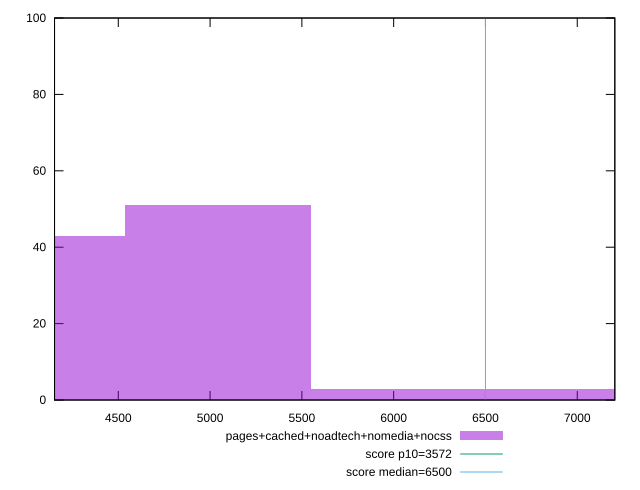

Write gnuplot code to recreate this figure.
reset

$pagesCachedNoadtechNomediaNocss <<EOF
5043.512107074078 51
4034.8096856592624 43
7060.916949903709 3
6052.214528488894 3
EOF

set key outside below
set boxwidth 1008.7024214148156
set xrange [4152.75:7204.623]
set yrange [0:100]
set trange [0:100]
set style fill transparent solid 0.5 noborder

set parametric
set terminal svg size 640, 490 enhanced background rgb 'white'
set output "report_00014_2021-02-09T15:56:05.503Z/first-cpu-idle/comparison/histogram/4_vs_5.svg"

plot $pagesCachedNoadtechNomediaNocss title "pages+cached+noadtech+nomedia+nocss" with boxes, \
     3572,t title "score p10=3572", \
     6500,t title "score median=6500"

reset
